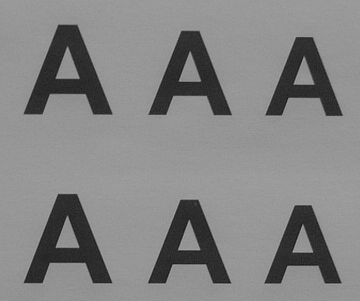
%> input picture Practica4_TecnicasBasicasProcesamiento/A1.JPG, 360 x 301 px, given in place of P4.jpg, which was not available
$ octave Practica4.m   (GNU Octave 9; MATLAB toolbox functions it lacks are replaced by stand-ins)
%> lines starting %> are read from the running program, lines starting %| are printed output that depends on the picture; pictures that were not available may be replaced by others from this repository, and a replacement may not be noted
### Practica4_TecnicasBasicasProcesamiento/getBrillo.m
function [ B ] = getBrillo(I)
%GETBRILLO Summary of this function goes here
%   Detailed explanation goes here

hist = imhist(I);
levels = [0:255]';


B = sum(hist.*levels) / sum(hist);

end

### Practica4_TecnicasBasicasProcesamiento/getContraste.m
function [C] = getContraste( I)
%GETCONTRASTE Summary of this function goes here
%   Detailed explanation goes here

hist = imhist(I);
levels = [0:255]';


B = sum(hist.*levels) / sum(hist);

C = sqrt(sum(hist.*(levels-B).^2) / sum(hist));


end

### Practica4_TecnicasBasicasProcesamiento/Practica4.m
%%
% 1. Determinar el brillo y el contraste de la imagen “P4.jpg”.
I = imread('P4.jpg');
%> I is the input picture: size 301x360 uint8; min 23, max 180, mean 131.9
hist = imhist(I);
%> hist = 256 values, max 11867 at index 152, min 0 at index 1, mean 423.3
levels = [0:255]';

total = sum(hist);
%> total = 108360

B = sum(hist.*levels) / total;
%> B = 131.9

C = sqrt(sum(hist.*(levels-B).^2) / total);
%> C = 39.43

%%
%  2. Genere nuevas imágenes de mayor y menor brillo que la original y
%     mida, para cada imagen generada, el nuevo valor de brillo.

bajarBrillo = @(x) x - 80;
subirBrillo = @(x) x + 80;

ImenosBrillo = bajarBrillo(I);
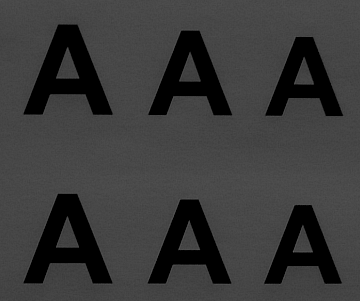
%> ImenosBrillo: size 301x360 uint8; min 0, max 100, mean 57.7
Bmenos = getBrillo(ImenosBrillo);
%> in getBrillo, `hist = imhist(I);`: hist = 256 values, max 18300 at index 1, min 0 at index 88, mean 423.3
%> in getBrillo, `B = sum(hist.*levels) / sum(hist);`: B = 57.75
%> Bmenos = 57.75

ImasBrillo = subirBrillo(I);
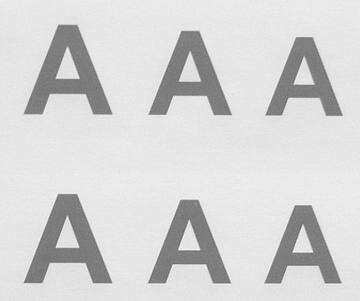
%> ImasBrillo: size 301x360 uint8; min 103, max 255, mean 211.9
Bmas = getBrillo(ImasBrillo);
%> Bmas = 211.9

figure;
subplot(1,3,1); imshow(ImenosBrillo); title(strcat('B = ', num2str(Bmenos)));
subplot(1,3,2); imshow(I); title(strcat('B = ', num2str(B)));
subplot(1,3,3); imshow(ImasBrillo); title(strcat('B = ', num2str(Bmas)));


%%
% 3. Genere nuevas imágenes de mayor y menor contraste que la original y mida, para cada
%    imagen generada, el nuevo valor de contraste.

bajarContraste = @(x) (x - 0) * (150 - 0) / (255 - 0);
subirContraste = @(x) (x - 25) * (255 - 0) / (200 - 25);

ImasContraste = uint8(subirContraste(double(I)));
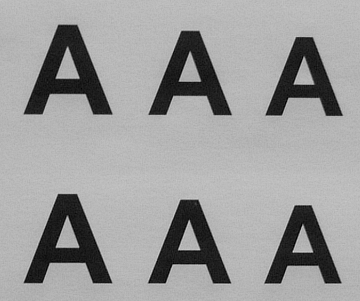
%> ImasContraste: size 301x360 uint8; min 0, max 226, mean 155.9
Cmas = getContraste(ImasContraste);
%> in getContraste, `hist = imhist(I);`: hist = 256 values, max 11867 at index 185, min 0 at index 3, mean 423.3
%> in getContraste, `B = sum(hist.*levels) / sum(hist);`: B = 155.9
%> in getContraste, `C = sqrt(sum(hist.*(levels-B).^2) / sum(hist));`: C = 57.47
%> Cmas = 57.47

ImenosContraste = uint8(bajarContraste(double(I)));
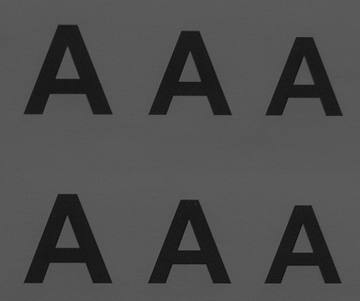
%> ImenosContraste: size 301x360 uint8; min 14, max 106, mean 77.6
Cmenos = getContraste(ImenosContraste);
%> Cmenos = 23.2

figure;
subplot(2,3,1); imshow(ImenosContraste); title(strcat('C = ', num2str(Cmenos)));
subplot(2,3,4); imhist(ImenosContraste);
subplot(2,3,2); imshow(I); title(strcat('C = ', num2str(C)));
subplot(2,3,5); imhist(I);
subplot(2,3,3); imshow(ImasContraste); title(strcat('C = ', num2str(Cmas)));
subplot(2,3,6); imhist(ImasContraste);
%> after `imhist(ImasContraste)`:
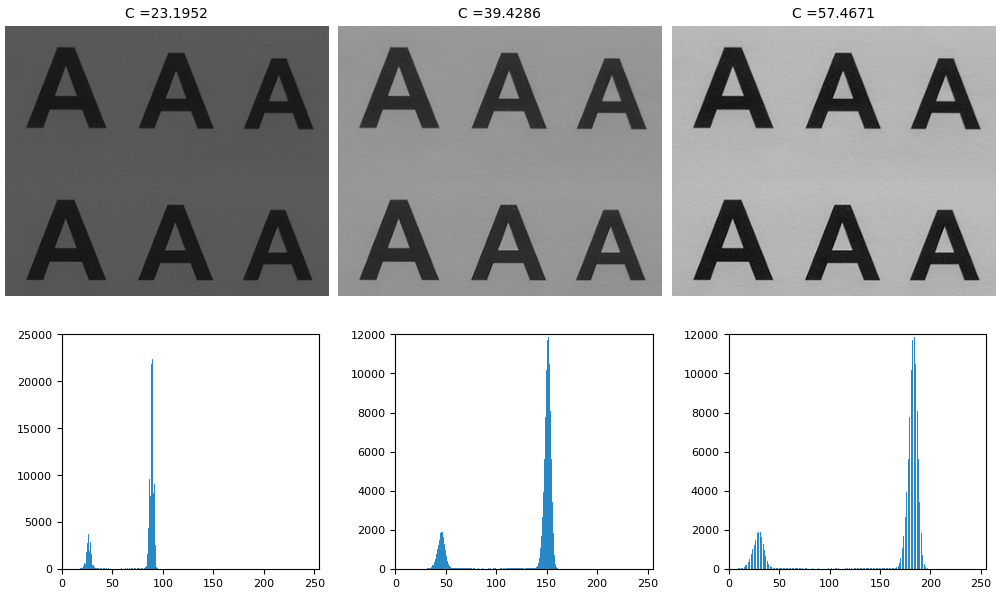
%> figure redrawn from the program's plot data, 6 panels


%%
% 4. Aumente el contraste de la zona central de la imagen expandiendo de forma lineal el
%    histograma.

%> (the run ends here)
